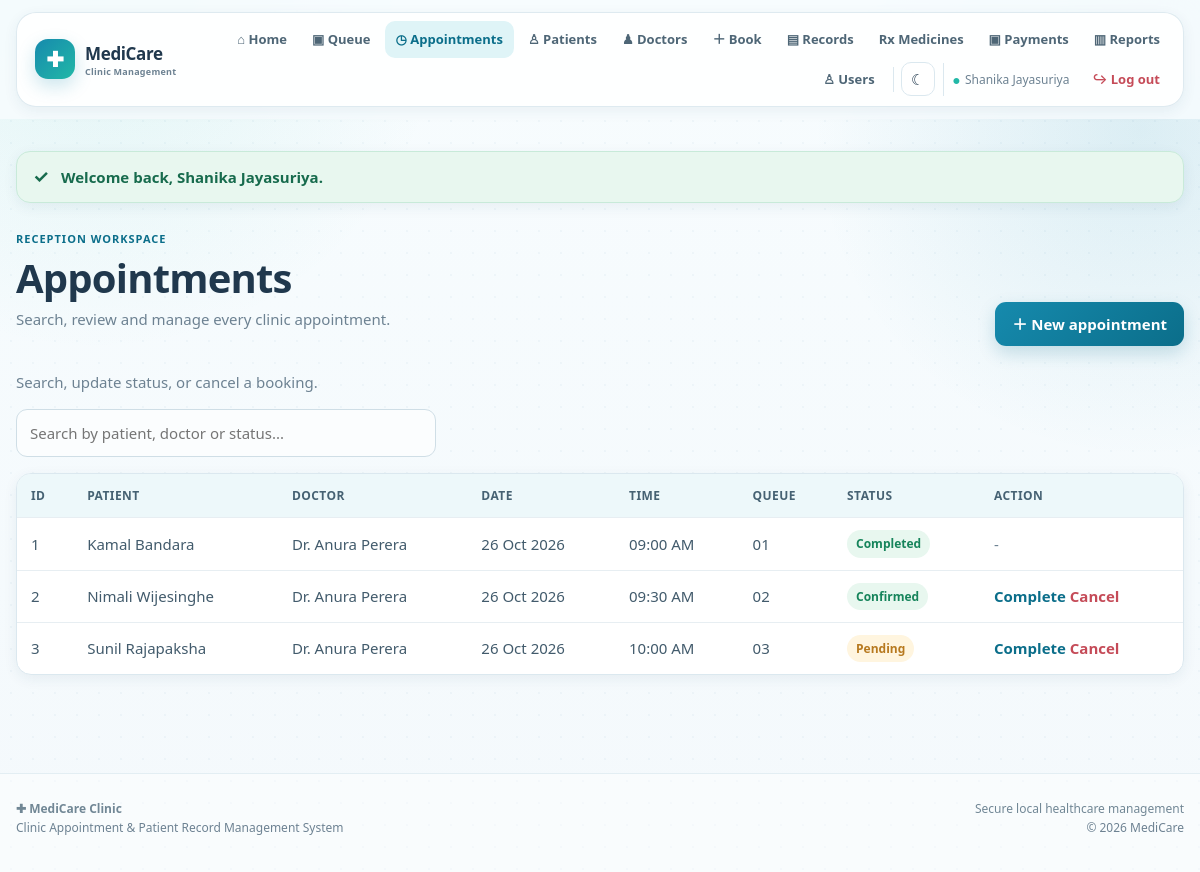
/index.php?page=staff/appointments (signed in), run on the app's committed database.
### tables this page shows
CREATE TABLE appointment (
    Appointment_ID   INT AUTO_INCREMENT PRIMARY KEY,
    Patient_ID       INT NOT NULL,
    Doctor_ID        INT NOT NULL,
    Schedule_ID      INT,
    Receptionist_ID  INT,
    Appointment_Date DATE NOT NULL,
    Time_Slot        TIME NOT NULL,
    Queue_No         INT,
    Status           ENUM('Pending','Confirmed','Completed','Cancelled','No-Show')
                     NOT NULL DEFAULT 'Pending',
    Reason           VARCHAR(255),
    Created_At       TIMESTAMP DEFAULT CURRENT_TIMESTAMP,

     
     
     
    Slot_Key TIME GENERATED ALWAYS AS (IF(Status = 'Cancelled', NULL, Time_Slot)) STORED,

    CONSTRAINT fk_appt_patient  FOREIGN KEY (Patient_ID)  REFERENCES patient(Patient_ID),
    CONSTRAINT fk_appt_doctor   FOREIGN KEY (Doctor_ID)   REFERENCES doctor(Doctor_ID),
    CONSTRAINT fk_appt_schedule FOREIGN KEY (Schedule_ID) REFERENCES doctor_schedule(Schedule_ID),
    CONSTRAINT fk_appt_recep    FOREIGN KEY (Receptionist_ID) REFERENCES receptionist(Receptionist_ID),
     
    CONSTRAINT uq_doctor_slot UNIQUE (Doctor_ID, Appointment_Date, Slot_Key)
);

### config/helpers.php (called while the page is built, shortened)
<?php
function e($value)
{
    return htmlspecialchars((string)$value, ENT_QUOTES, 'UTF-8');
}
function url($page = 'home')
{
    return 'index.php?page=' . $page;
}
function view($name, $data = [])
{
    extract($data);
    require __DIR__ . '/../views/layout/header.php';
    require __DIR__ . '/../views/' . $name . '.php';
    require __DIR__ . '/../views/layout/footer.php';
}
function time_label($time)
{
    return date('h:i A', strtotime($time));
}
function date_label($date)
{
    return date('d M Y', strtotime($date));
}
function queue_label($no)
{
    return $no ? str_pad($no, 2, '0', STR_PAD_LEFT) : '-';
}

### controllers/StaffController.php (called while the page is built, shortened)
<?php
class StaffController
{
    private $pdo;
    public function __construct($pdo)
    {
        $this->pdo = $pdo;
    }
    public function appointments()
    {
        $appointment = new Appointment($this->pdo);
        view('staff/appointments', [
            'appointments' => $appointment->all(),
            'title'        => 'All Appointments'
        ]);
    }
}

### index.php (called while the page is built, shortened)
<?php
require_once __DIR__ . '/config/database.php';
require_once __DIR__ . '/config/helpers.php';
require_once __DIR__ . '/controllers/StaffController.php';
$page = $_GET['page'] ?? 'home';
list($controllerName, $method) = $routes[$page];
$controller = new $controllerName($pdo);
$controller->$method();

### models/Appointment.php (called while the page is built, shortened)
<?php
class Appointment
{
    private $pdo;
    public function __construct($pdo) { $this->pdo = $pdo; }
    public function all()
    {
        return $this->pdo->query(
            "SELECT a.*,
                    CONCAT(p.First_Name,' ',p.Last_Name)        AS Patient_Name,
                    CONCAT('Dr. ',d.First_Name,' ',d.Last_Name) AS Doctor_Name
             FROM appointment a
             JOIN patient p ON a.Patient_ID = p.Patient_ID
             JOIN doctor  d ON a.Doctor_ID  = d.Doctor_ID
             ORDER BY a.Appointment_Date DESC, a.Time_Slot"
        )->fetchAll();
    }
}

### views/staff/appointments.php (the view)
<div class="page-heading"><div><span class="eyebrow">Reception workspace</span><h1>Appointments</h1><p class="muted">Search, review and manage every clinic appointment.</p></div><a class="btn" href="<?= url('staff/book') ?>">＋ New appointment</a></div>
<p class="muted">Search, update status, or cancel a booking.</p>
<input type="text" id="tableSearch" class="search"
       placeholder="Search by patient, doctor or status...">
<table class="table" id="searchTable">
    <thead>
    <tr><th>ID</th><th>Patient</th><th>Doctor</th><th>Date</th><th>Time</th>
        <th>Queue</th><th>Status</th><th>Action</th></tr>
    </thead>
    <tbody>
    <?php foreach ($appointments as $a): ?>
    <tr>
        <td><?= (int)$a['Appointment_ID'] ?></td>
        <td><?= e($a['Patient_Name']) ?></td>
        <td><?= e($a['Doctor_Name']) ?></td>
        <td><?= date_label($a['Appointment_Date']) ?></td>
        <td><?= time_label($a['Time_Slot']) ?></td>
        <td><?= queue_label($a['Queue_No']) ?></td>
        <td><span class="badge badge-<?= strtolower(str_replace('-', '', $a['Status'])) ?>">
            <?= e($a['Status']) ?></span></td>
        <td class="actions">
            <?php if (!in_array($a['Status'], ['Cancelled', 'Completed'], true)): ?>
                <a class="link" href="<?= url('staff/status') ?>&id=<?= (int)$a['Appointment_ID'] ?>&status=Completed&back=staff/appointments">Complete</a>
                <a class="link danger" href="<?= url('staff/status') ?>&id=<?= (int)$a['Appointment_ID'] ?>&status=Cancelled&back=staff/appointments"
                   onclick="return confirm('Cancel appointment #<?= (int)$a['Appointment_ID'] ?>?');">Cancel</a>
            <?php else: ?>
                <span class="muted">-</span>
            <?php endif; ?>
        </td>
    </tr>
    <?php endforeach; ?>
    </tbody>
</table>

### assets/css/style.css (style rules this page uses)
:root { --primary: #168aad; --primary-dark: #0b6e8a; --primary-deep: #075985; --primary-soft: #e8f7fb; --accent: #22b8a7; --page: #f4f9fc; --surface: #ffffff; --surface-soft: #f8fcfe; --text: #20384d; --muted: #6d8292; --line: #dbe8ef; --success: #16845b; --success-soft: #e8f7ef; --warning: #b7791f; --warning-soft: #fff5df; --danger: #c54b58; --danger-soft: #fff0f2; --shadow-sm: 0 4px 14px rgba(25, 73, 97, .07); --shadow: 0 12px 32px rgba(25, 73, 97, .10); --shadow-lg: 0 22px 55px rgba(25, 73, 97, .14); --radius: 18px; --radius-sm: 12px; --radius-lg: 28px; }
* { box-sizing: border-box; }
html { scroll-behavior: smooth; }
body { margin: 0; min-height: 100vh; background: radial-gradient(circle at 8% 0%, rgba(34,184,167,.10), transparent 25%), radial-gradient(circle at 95% 15%, rgba(22,138,173,.12), transparent 24%), linear-gradient(180deg, #f7fcfe 0%, var(--page) 100%); color: var(--text); font-family: "Segoe UI", system-ui, -apple-system, BlinkMacSystemFont, Arial, sans-serif; font-size: 15px; line-height: 1.6; }
body::before { content: ""; position: fixed; inset: 0; pointer-events: none; background-image: radial-gradient(rgba(7, 89, 133, .035) 1px, transparent 1px); background-size: 22px 22px; z-index: -1; }
button, input, select, textarea { font: inherit; }
a { color: var(--primary-dark); }
h1, h2, h3 { color: var(--text); line-height: 1.2; }
h1 { margin: 0 0 8px; font-size: clamp(28px, 4vw, 40px); font-weight: 800; letter-spacing: -.8px; }
p { margin-top: 0; }
.muted { color: var(--muted); }
.link { font-weight: 650; text-decoration: none; }
.danger { color: var(--danger); }
.btn { display: inline-flex; align-items: center; justify-content: center; gap: 7px; min-height: 42px; padding: 10px 17px; border: 0; border-radius: 11px; background: linear-gradient(135deg, var(--primary), var(--primary-dark)); color: white !important; text-decoration: none !important; font-weight: 750; box-shadow: 0 7px 18px rgba(11,110,138,.20); transition: transform .18s ease, box-shadow .18s ease, filter .18s ease; }
input, select, textarea { width: 100%; padding: 11px 13px; border: 1px solid #cfdee6; border-radius: 11px; background: #fbfdfe; color: var(--text); outline: none; transition: border-color .18s ease, box-shadow .18s ease, background .18s ease; }
.search { max-width: 420px; }
.table { width: 100%; margin: 16px 0 26px; border-collapse: separate; border-spacing: 0; overflow: hidden; background: var(--surface); border: 1px solid var(--line); border-radius: 15px; box-shadow: var(--shadow-sm); }
.table th, .table td { padding: 12px 14px; text-align: left; vertical-align: middle; border-bottom: 1px solid #e7eef2; }
.table th { background: #edf8fa; color: #466273; font-size: 12px; text-transform: uppercase; letter-spacing: .45px; }
.table tr:last-child td { border-bottom: 0; }
.table td { color: #425b6c; }
.badge { display: inline-flex; align-items: center; min-height: 27px; padding: 4px 9px; border-radius: 999px; font-size: 12px; font-weight: 800; }
.badge-confirmed, .badge-completed, .badge-paid { background: var(--success-soft); color: var(--success); }
.badge-pending, .badge-notpaid { background: var(--warning-soft); color: var(--warning); }
.eyebrow { display:inline-block; margin-bottom:7px; color:var(--primary-dark); font-size:11px; font-weight:850; text-transform:uppercase; letter-spacing:1px; }
.page-heading { display:flex; align-items:flex-end; justify-content:space-between; gap:20px; margin-bottom:24px; }
.page-heading h1 { margin-bottom:5px; }
.page-heading .btn { flex-shrink:0; }

### data on the page
appointment: Appointment_ID "1", Patient_Name "Kamal Bandara", Doctor_Name "Dr. Anura Perera", Appointment_Date "26 Oct 2026", Time_Slot "09:00 AM", Queue_No "01", Status "Completed"
appointment: Appointment_ID "2", Patient_Name "Nimali Wijesinghe", Doctor_Name "Dr. Anura Perera", Appointment_Date "26 Oct 2026", Time_Slot "09:30 AM", Queue_No "02", Status "Confirmed"
appointment: Appointment_ID "3", Patient_Name "Sunil Rajapaksha", Doctor_Name "Dr. Anura Perera", Appointment_Date "26 Oct 2026", Time_Slot "10:00 AM", Queue_No "03", Status "Pending"

### other printed values
user_name() "Shanika Jayasuriya"
$flash['text'] "Welcome back, Shanika Jayasuriya."
